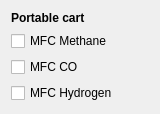
     <widget class="QWidget" name="verticalLayoutWidget_10">
      <property name="geometry">
       <rect>
        <x>1760</x>
        <y>630</y>
        <width>160</width>
        <height>103</height>
       </rect>
      </property>
      <layout class="QVBoxLayout" name="verticalLayout_5">
       <item>
        <widget class="QLabel" name="label_21">
         <property name="maximumSize">
          <size>
           <width>16777215</width>
           <height>21</height>
          </size>
         </property>
         <property name="font">
          <font>
           <weight>75</weight>
           <bold>true</bold>
          </font>
         </property>
         <property name="text">
          <string>Portable cart</string>
         </property>
        </widget>
       </item>
       <item>
        <widget class="QCheckBox" name="checkBox_ch1_mfc1_2">
         <property name="maximumSize">
          <size>
           <width>16777215</width>
           <height>21</height>
          </size>
         </property>
         <property name="text">
          <string>MFC Methane</string>
         </property>
        </widget>
       </item>
       <item>
        <widget class="QCheckBox" name="checkBox_ch1_mfc1_3">
         <property name="maximumSize">
          <size>
           <width>16777215</width>
           <height>21</height>
          </size>
         </property>
         <property name="text">
          <string>MFC CO</string>
         </property>
        </widget>
       </item>
       <item>
        <widget class="QCheckBox" name="checkBox_ch1_mfc1_4">
         <property name="maximumSize">
          <size>
           <width>16777215</width>
           <height>21</height>
          </size>
         </property>
         <property name="text">
          <string>MFC Hydrogen</string>
         </property>
        </widget>
       </item>
      </layout>
     </widget>
